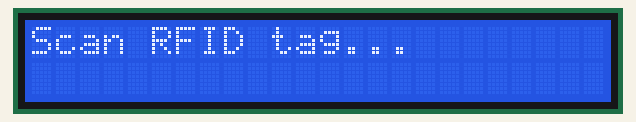
The program below on a simulated Raspberry Pi Pico running MicroPython. On the bench: 24×2 character LCD.

Above: at 0.1 s.
At 0.7 s:
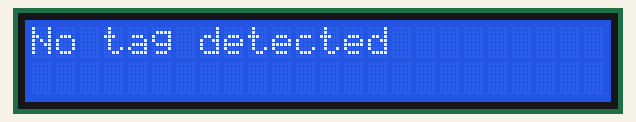

Measured:
- what the display in image 0 shows lasts 0.5 s, from 0.1 s to 0.6 s

The program:

day6.py
```python
from machine import Pin, I2C
import utime
from lcd_api import LcdApi
from i2c_lcd import I2cLcd
from mfrc522 import MFRC522

# Some kind of hex address?
I2C_ADDR = 0x27
# Seems like these need to match physical characteristics of LCD board?
I2C_NUM_ROWS = 2
I2C_NUM_COLS = 24

# Initializing something about LCD display driver?
# machine.I2C is a two-wire serial protocol:  https://docs.micropython.org/en/v1.23.0/library/machine.I2C.html#class-i2c-a-two-wire-serial-protocol
# SCL is a clock line and SDA is a dataline.

i2c = I2C(0, sda=Pin(0), scl=Pin(1), freq=400000)
lcd = I2cLcd(i2c, I2C_ADDR, I2C_NUM_ROWS, I2C_NUM_COLS)

# RFID setup
#rdr = MFRC522(spi_id=0, sck=2, mosi=3, miso=4, rst=6, cs=5)
rdr = MFRC522(spi_id=1, sck=10, mosi=11, miso=12, rst=14, cs=13)


def read_rfid():
    (status, tag_type) = rdr.request(rdr.REQIDL)
    if status == rdr.OK:
        (stat, uid) = rdr.SelectTagSN()
        if stat == rdr.OK:
            card = int.from_bytes(bytes(uid),"little",False)
            return str(card)
    return None


while True:
    lcd.clear()
    lcd.putstr("Scan RFID tag...")
    utime.sleep(.5)

    card = read_rfid()
    if card:
        lcd.clear()
        lcd.putstr(card)
        utime.sleep(2)

    else:
            lcd.clear()
            lcd.putstr("No tag detected")
            utime.sleep(.5)

utime.sleep_ms(500)
```
